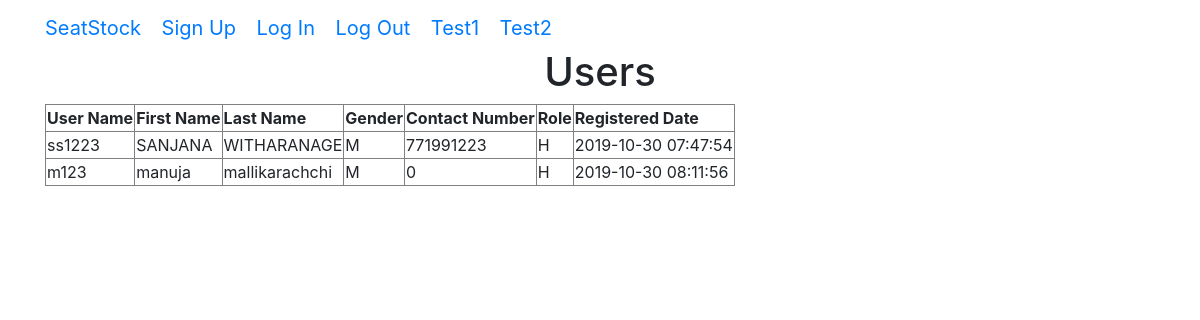
The app's page /admin/view_app_u.php, older data.
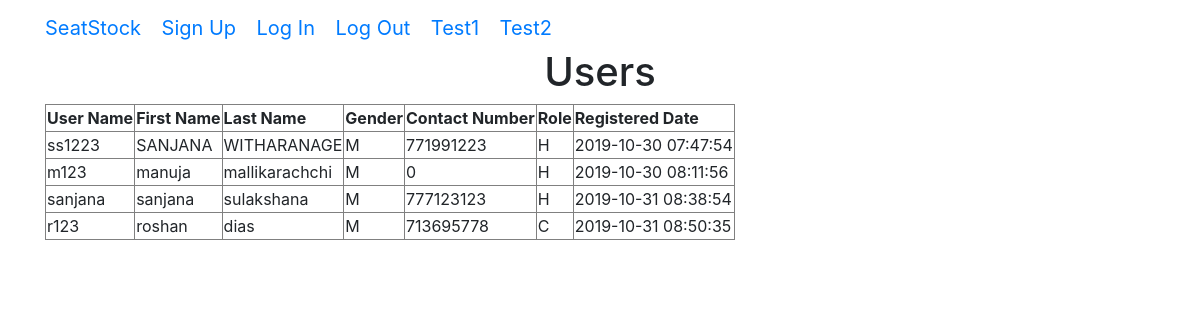
The same page, newer data.
### tables this page shows
CREATE TABLE `users` (
  `user_id` int(11) NOT NULL,
  `user_name` varchar(255) NOT NULL,
  `user_password` varchar(255) NOT NULL,
  `user_fname` varchar(255) NOT NULL,
  `user_lname` varchar(255) NOT NULL,
  `user_email` varchar(255) NOT NULL,
  `user_gender` varchar(1) NOT NULL,
  `user_tp` int(10) NOT NULL,
  `user_role` varchar(1) NOT NULL,
  `trn_date` datetime NOT NULL
);

### admin/view_app_u.php (the view, shortened to what this page needs)
<?php include "../includes/db.php";
     global $con;
     $query = "SELECT * FROM users";
     $result = mysqli_query($con, $query);
?>
<!DOCTYPE html>
<html lang="en">
<head>
    <link rel="stylesheet" href="https://stackpath.bootstrapcdn.com/bootstrap/4.3.1/css/bootstrap.min.css">
</head>
<body>
    <?php include "../includes/navbar.php"; ?>
    <div class="container">
     <br><br>
      <h1 class="text-center">Users</h1>
       <div class="col-sx-6">
       <table border="1">
       <tr>
           <th>User Name</th>
           <th>First Name</th>
           <th>Last Name</th>
           <th>Gender</th>
           <th>Contact Number</th>
           <th>Role</th>
           <th>Registered Date</th>
       </tr>
      <?php
    global $result;
    while($row = mysqli_fetch_assoc($result)){
        $u1 = $row['user_name'];
        $u2 = $row['user_fname'];
        $u3 = $row['user_lname'];
        $u5 = $row['user_gender'];
        $u6 = $row['user_tp'];
        $u7 = $row['user_role'];
        $u8 = $row['trn_date'];
        echo "<tr>";
             echo "<td>{$u1}</td>";
             echo "<td>{$u2}</td>";
             echo "<td>{$u3}</td>";
             echo "<td>{$u5}</td>";
             echo "<td>{$u6}</td>";
             echo "<td>{$u7}</td>";
             echo "<td>{$u8}</td>";
        echo "</tr>";
    }
    ?>
       </table>
        </div>
    </div>
</body>
</html>

### includes/navbar.php
<nav class="navbar navbar-color-on-scroll navbar-transparent fixed-top navbar-expand-lg" color-on-scroll="100">
    <div class="container">
      <div class="navbar-translate">
        <a class="navbar-brand" href="index.php">
          SeatStock </a>
          <a class="navbar-brand" href="index_reg.php">
          Sign Up</a>
          <a class="navbar-brand" href="index_log.php">
          Log In </a>
          <a class="navbar-brand" href="includes/logout.php">
              Log Out </a>
          <a class="navbar-brand" href="admin/viwe_booking.php">
              Test1 </a>
          <a class="navbar-brand" href="admin/view_app_u.php">
              Test2 </a>
      </div>
    </div>
  </nav>

Row changes from the older to the newer data that the page shows:
added users: user_name "sanjana", user_fname "sanjana", user_lname "sulakshana", user_gender "M", user_tp "777123123", user_role "H", trn_date "2019-10-31 08:38:54"
added users: user_name "r123", user_fname "roshan", user_lname "dias", user_gender "M", user_tp "713695778", user_role "C", trn_date "2019-10-31 08:50:35"
